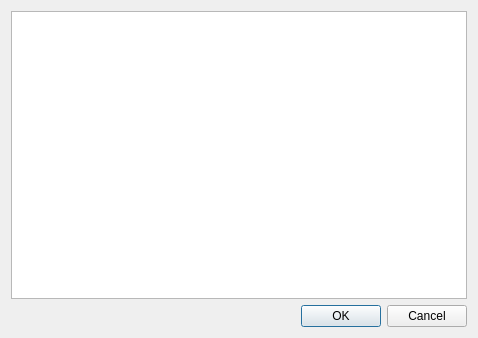
<?xml version="1.0" encoding="UTF-8"?>
<ui version="4.0">
 <class>SelectInterfaceDialog</class>
 <widget class="QDialog" name="SelectInterfaceDialog">
  <property name="geometry">
   <rect>
    <x>0</x>
    <y>0</y>
    <width>478</width>
    <height>338</height>
   </rect>
  </property>
  <property name="windowTitle">
   <string>Network Interface</string>
  </property>
  <layout class="QVBoxLayout" name="verticalLayout_2">
   <item>
    <layout class="QVBoxLayout" name="verticalLayout">
     <item>
      <widget class="QTableWidget" name="tableWidget"/>
     </item>
     <item>
      <widget class="QDialogButtonBox" name="buttonBox">
       <property name="orientation">
        <enum>Qt::Horizontal</enum>
       </property>
       <property name="standardButtons">
        <set>QDialogButtonBox::Cancel|QDialogButtonBox::Ok</set>
       </property>
      </widget>
     </item>
    </layout>
   </item>
  </layout>
 </widget>
 <resources/>
 <connections>
  <connection>
   <sender>buttonBox</sender>
   <signal>accepted()</signal>
   <receiver>SelectInterfaceDialog</receiver>
   <slot>accept()</slot>
   <hints>
    <hint type="sourcelabel">
     <x>248</x>
     <y>254</y>
    </hint>
    <hint type="destinationlabel">
     <x>157</x>
     <y>274</y>
    </hint>
   </hints>
  </connection>
  <connection>
   <sender>buttonBox</sender>
   <signal>rejected()</signal>
   <receiver>SelectInterfaceDialog</receiver>
   <slot>reject()</slot>
   <hints>
    <hint type="sourcelabel">
     <x>316</x>
     <y>260</y>
    </hint>
    <hint type="destinationlabel">
     <x>286</x>
     <y>274</y>
    </hint>
   </hints>
  </connection>
 </connections>
</ui>
